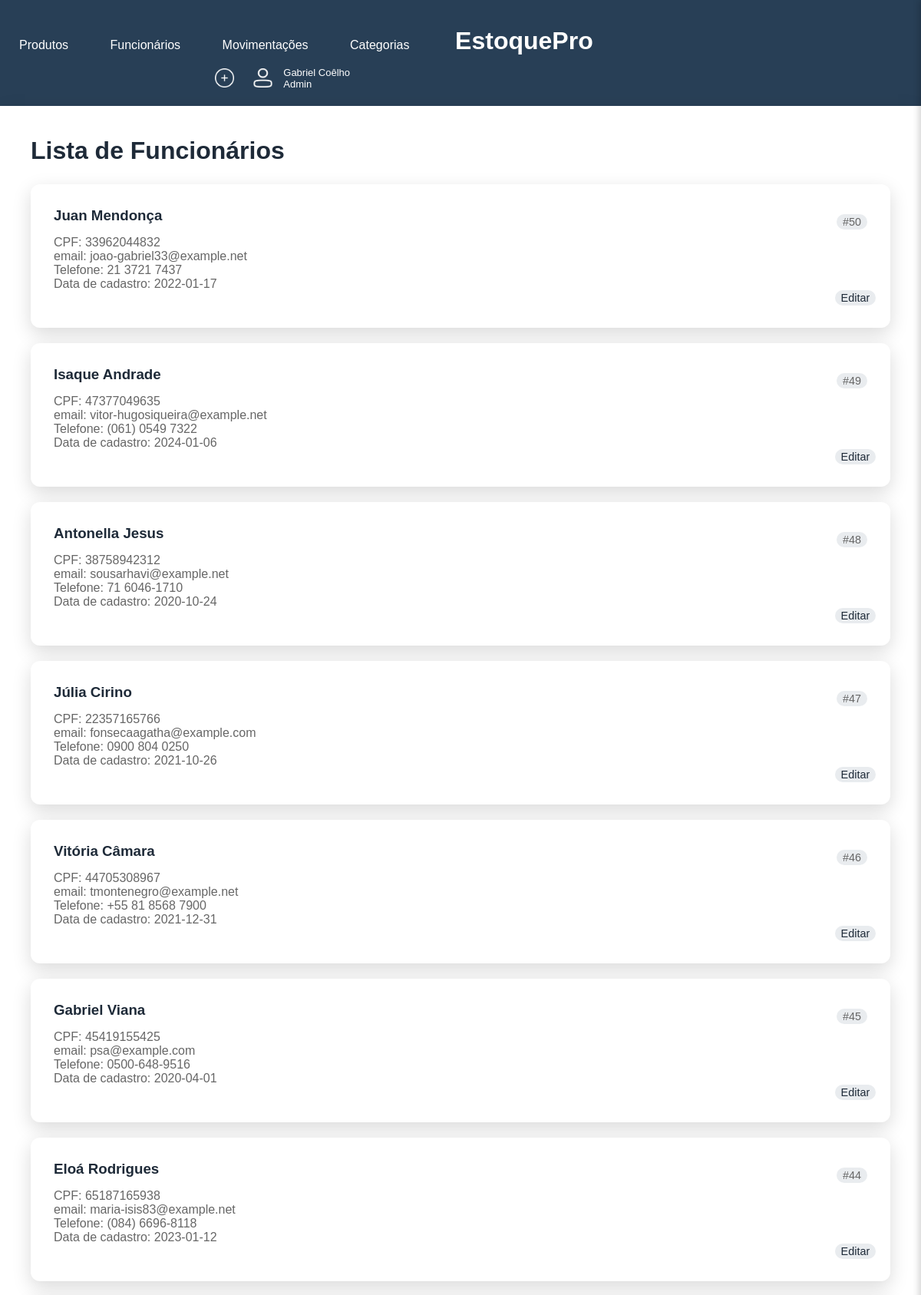
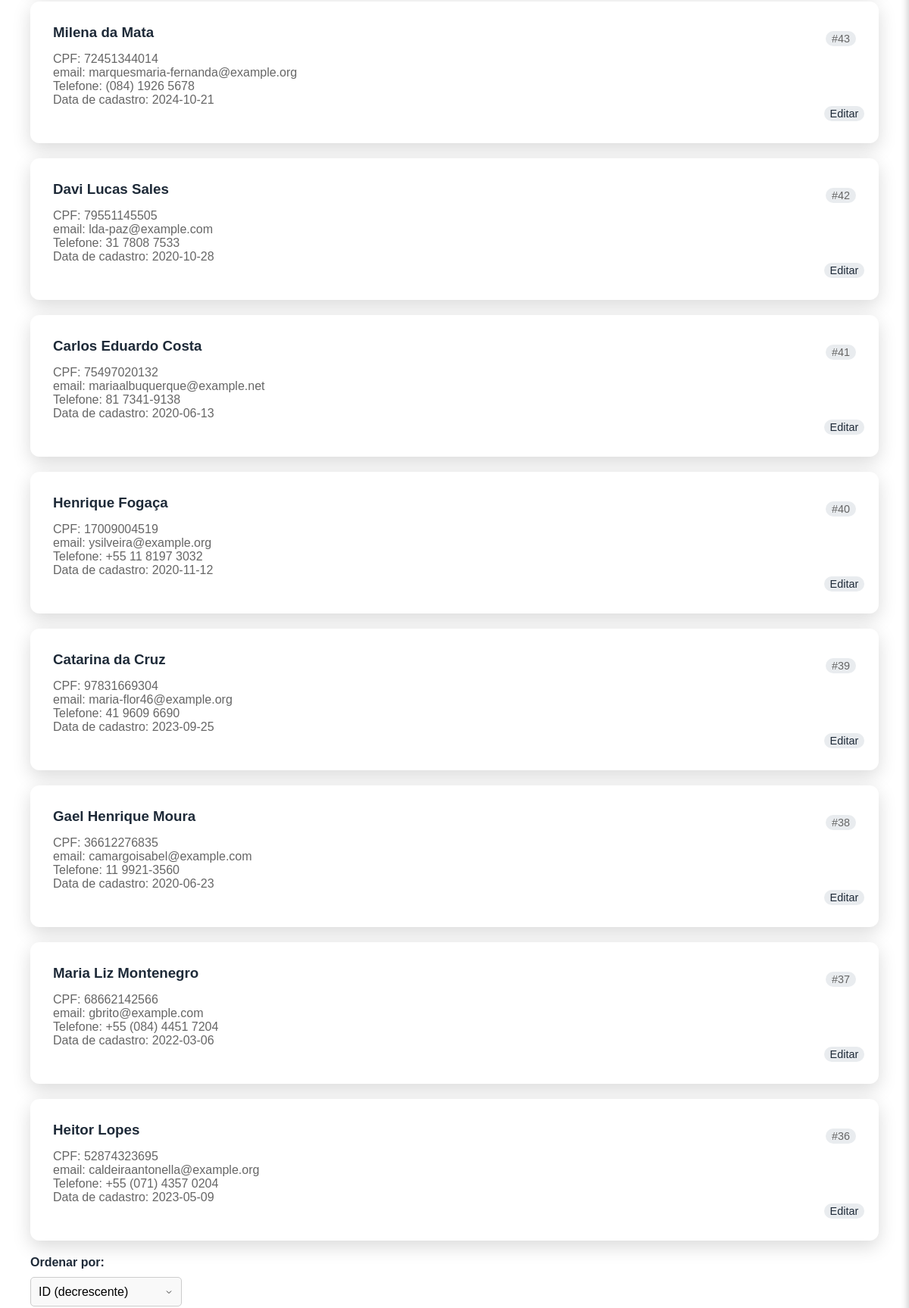
The page /funcionario (upper part) on the database its author committed (2 pictures, top to bottom).
### models.py (models this page shows, shortened)
class Funcionario(Base):
    __tablename__ = 'funcionarios'
    id_funcionario = Column(Integer, primary_key=True)
    nome_funcionario = Column(String(40), nullable=False, index=True)
    sobrenome = Column(String(16), nullable=False, index=True)
    email = Column(String(40), nullable=False, index=True, unique=True)
    cpf = Column(String(11), nullable=False, index=True, unique=True)
    telefone = Column(String(16), index=True, unique=True)
    data_de_cadastro = Column(String, index=True)

### app.py (the view)
@app.route('/funcionario', methods=['GET'])
def funcionario():
    por_pagina = 15
    pagina_atual = int(request.args.get('pagina', 1))
    ordem = request.args.get('ordem', 'id_funcionario_desc')
    offset = (pagina_atual - 1) * por_pagina
    if ordem == 'nome_asc':
        order_by = Funcionario.nome_funcionario.asc()
    elif ordem == 'nome_desc':
        order_by = Funcionario.nome_funcionario.desc()
    elif ordem == 'id_funcionario_asc':
        order_by = Funcionario.id_funcionario.asc()
    else:  # padrão
        order_by = Funcionario.id_funcionario.desc()
    lista = (select(Funcionario).offset(offset).limit(por_pagina).order_by(order_by))
    lista = db_session.execute(lista).scalars().all()
    total_veterinarios = db_session.query(Funcionario).count()
    total_paginas = (total_veterinarios + por_pagina - 1) // por_pagina
    return render_template('funcionario.html',
                           cavalo=lista,
                           pagina_atual=pagina_atual,
                           total_paginas=total_paginas,
                           ordem=ordem
                           )

### templates/funcionario.html (shortened to what this page needs)
{% extends 'base.html' %}
{% block conteudo %}
    <h1>Lista de Funcionários</h1>
    {% for item in cavalo %}
        <div class="card">
            <div class="card-header">
                <h3>{{ item.nome_funcionario }} {{ item.sobrenome }}</h3>
                <span class="product-id">#{{ item.id_funcionario }}</span>
            </div>
            <p>CPF: {{ item.cpf }}</p>
            <p>email: {{ item.email }}</p>
            <p>Telefone: {{ item.telefone }}</p>
            <p>Data de cadastro: {{ item.data_de_cadastro }}</p>
            <span class="product-id" style="margin-left: 96%;"><a
                    href="{{ url_for('editar_funcionario', id_funcionario=item.id_funcionario) }}"
                    class="btn-edit">Editar</a></span>
        </div>
    {% endfor %}
    <label class="ordem_" for="ordem">Ordenar por:</label>
    <select class="ordem" id="ordem" onchange="location = this.value;">
        <option value="{{ url_for('funcionario', pagina=pagina_atual, ordem='id_funcionario_desc') }}"
                {% if ordem == 'id_funcionario_desc' %}selected{% endif %}>ID (decrescente)
        </option>
    </select>
{% endblock conteudo %}

### static/template.css (style rules this page uses)
* { margin: 0; padding: 0; box-sizing: border-box; }
body, html { height: 100%; font-family: 'Poppins', sans-serif; background-color: #f0f2f5; color: #333333; }
select { width: 200px; padding: 10px; border: 1px solid #ccc; border-radius: 5px; font-size: 16px; background-color: #f9f9f9; appearance: none; background-repeat: no-repeat; background-position: right 10px center; background-size: 12px; transition: border-color 0.3s, box-shadow 0.3s; display: block; margin-bottom: 20px; }
option { padding: 10px; }
a { text-decoration: none; color: #1e2a38; transition: color 0.3s; }
main h1 { color: #1e2a38; margin-bottom: 25px; font-weight: 600; }
h3 { color: #1e2a38; margin-bottom: 25px; font-weight: 600; }
.card { background-color: #ffffff; border-radius: 12px; box-shadow: 0 8px 24px rgba(0, 0, 0, 0.15); margin: 20px 0; padding: 30px; transition: transform 0.3s, box-shadow 0.3s; }
.card h3 { margin-bottom: 15px; color: #1e2a38; }
.card p { color: #666666; }
label { display: block; margin-bottom: 10px; font-weight: 600; color: #1e2a38; }

### templates/funcionario.html (style rules this page uses)
.product-id { font-size: 0.9em; color: #666; background-color: #e9ecef; padding: 2px 8px; border-radius: 12px; white-space: nowrap; }
.card-header { display: flex; justify-content: space-between; align-items: center; }

### rows shown on the page
Funcionario: nome_funcionario "Juan", sobrenome "Mendonça", id_funcionario "50", cpf "33962044832", email "joao-gabriel33@example.net", telefone "21 3721 7437", data_de_cadastro "2022-01-17"
Funcionario: nome_funcionario "Isaque", sobrenome "Andrade", id_funcionario "49", cpf "47377049635", email "vitor-hugosiqueira@example.net", telefone "(061) 0549 7322", data_de_cadastro "2024-01-06"
Funcionario: nome_funcionario "Antonella", sobrenome "Jesus", id_funcionario "48", cpf "38758942312", email "sousarhavi@example.net", telefone "71 6046-1710", data_de_cadastro "2020-10-24"
Funcionario: nome_funcionario "Júlia", sobrenome "Cirino", id_funcionario "47", cpf "22357165766", email "fonsecaagatha@example.com", telefone "0900 804 0250", data_de_cadastro "2021-10-26"
Funcionario: nome_funcionario "Vitória", sobrenome "Câmara", id_funcionario "46", cpf "44705308967", email "tmontenegro@example.net", telefone "+55 81 8568 7900", data_de_cadastro "2021-12-31"
Funcionario: nome_funcionario "Gabriel", sobrenome "Viana", id_funcionario "45", cpf "45419155425", email "psa@example.com", telefone "0500-648-9516", data_de_cadastro "2020-04-01"
Funcionario: nome_funcionario "Eloá", sobrenome "Rodrigues", id_funcionario "44", cpf "65187165938", email "maria-isis83@example.net", telefone "(084) 6696-8118", data_de_cadastro "2023-01-12"
Funcionario: nome_funcionario "Milena", sobrenome "da Mata", id_funcionario "43", cpf "72451344014", email "marquesmaria-fernanda@example.org", telefone "(084) 1926 5678", data_de_cadastro "2024-10-21"
Funcionario: nome_funcionario "Davi Lucas", sobrenome "Sales", id_funcionario "42", cpf "79551145505", email "lda-paz@example.com", telefone "31 7808 7533", data_de_cadastro "2020-10-28"
Funcionario: nome_funcionario "Carlos Eduardo", sobrenome "Costa", id_funcionario "41", cpf "75497020132", email "mariaalbuquerque@example.net", telefone "81 7341-9138", data_de_cadastro "2020-06-13"
Funcionario: nome_funcionario "Henrique", sobrenome "Fogaça", id_funcionario "40", cpf "17009004519", email "ysilveira@example.org", telefone "+55 11 8197 3032", data_de_cadastro "2020-11-12"
Funcionario: nome_funcionario "Catarina", sobrenome "da Cruz", id_funcionario "39", cpf "97831669304", email "maria-flor46@example.org", telefone "41 9609 6690", data_de_cadastro "2023-09-25"
Funcionario: nome_funcionario "Gael Henrique", sobrenome "Moura", id_funcionario "38", cpf "36612276835", email "camargoisabel@example.com", telefone "11 9921-3560", data_de_cadastro "2020-06-23"
Funcionario: nome_funcionario "Maria Liz", sobrenome "Montenegro", id_funcionario "37", cpf "68662142566", email "gbrito@example.com", telefone "+55 (084) 4451 7204", data_de_cadastro "2022-03-06"
Funcionario: nome_funcionario "Heitor", sobrenome "Lopes", id_funcionario "36", cpf "52874323695", email "caldeiraantonella@example.org", telefone "+55 (071) 4357 0204", data_de_cadastro "2023-05-09"
